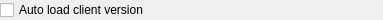
<ui version="4.0" >
 <class>optionswidgetClass</class>
 <widget class="QWidget" name="optionswidgetClass" >
  <property name="geometry" >
   <rect>
    <x>0</x>
    <y>0</y>
    <width>383</width>
    <height>18</height>
   </rect>
  </property>
  <property name="windowTitle" >
   <string>optionswidget</string>
  </property>
  <layout class="QVBoxLayout" >
   <property name="leftMargin" >
    <number>0</number>
   </property>
   <property name="topMargin" >
    <number>0</number>
   </property>
   <property name="rightMargin" >
    <number>0</number>
   </property>
   <property name="bottomMargin" >
    <number>0</number>
   </property>
   <item>
    <widget class="QCheckBox" name="chbAutoLoadSoftwareInfo" >
     <property name="text" >
      <string>Auto load client version</string>
     </property>
    </widget>
   </item>
  </layout>
 </widget>
 <layoutdefault spacing="6" margin="11" />
 <resources/>
 <connections/>
</ui>
